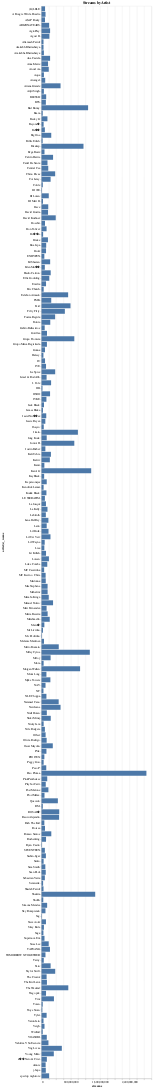

Write notebook code for a chart like this one.
### Code cell
# Crear un nuevo DataFrame basado en df, dividir la columna de nombres de artistas si hay más de uno
df_artists = df.copy()
df_artists['artist(s)_name'] = df_artists['artist(s)_name'].str.split(', ')
df_exploded = df_artists.explode('artist(s)_name')

# Convertir 'streams' a int y sumar por artista
df_exploded['streams'] = df_exploded['streams'].astype(int)
df_artist_streams = df_exploded.groupby('artist(s)_name').streams.sum().reset_index()

# Gráfico
mark_bar_artistas = alt.Chart(df_artist_streams).mark_bar().encode(
    x='streams:Q',
    y=alt.Y('artist(s)_name:N', sort='y'),
    tooltip=['artist(s)_name', 'streams']
).properties(title="Streams by Artist")

mark_bar_artistas

### Figure 1 — Vega-Lite specification as saved in the notebook (floating-point values rounded to 4 significant figures; data arrays with more than 128 entries replaced by an {"elided": "..."} marker saying what was removed)
{"config": {"view": {"continuousWidth": 400, "continuousHeight": 300}}, "data": {"name": "data-2ddd8c0249645516b12482875a19e344"}, "mark": "bar", "encoding": {"tooltip": [{"field": "artist(s)_name", "type": "nominal"}, {"field": "streams", "type": "quantitative"}], "x": {"field": "streams", "type": "quantitative"}, "y": {"field": "artist(s)_name", "sort": "y", "type": "nominal"}}, "title": "Streams by Artist", "$schema": "https://vega.github.io/schema/vega-lite/v4.17.0.json", "datasets": {"data-2ddd8c0249645516b12482875a19e344": {"elided": "195 records"}}}
